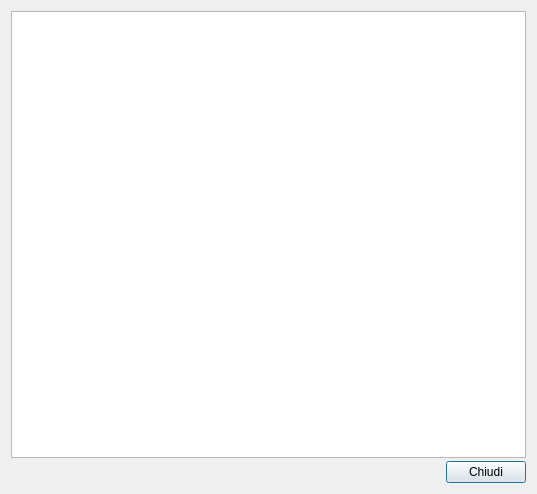
<?xml version="1.0" encoding="UTF-8"?>
<ui version="4.0">
 <class>PreviewArticolo</class>
 <widget class="QDialog" name="PreviewArticolo">
  <property name="geometry">
   <rect>
    <x>0</x>
    <y>0</y>
    <width>537</width>
    <height>494</height>
   </rect>
  </property>
  <property name="windowTitle">
   <string>Dialog</string>
  </property>
  <property name="windowIcon">
   <iconset>
    <normaloff>:/icons/icons/lescienze_20x20.xpm</normaloff>:/icons/icons/lescienze_20x20.xpm</iconset>
  </property>
  <layout class="QGridLayout" name="gridLayout">
   <property name="spacing">
    <number>3</number>
   </property>
   <item row="2" column="0" colspan="3">
    <widget class="QTextBrowser" name="Testo"/>
   </item>
   <item row="4" column="1" colspan="2">
    <widget class="QPushButton" name="Chiudi">
     <property name="text">
      <string>Chiudi</string>
     </property>
    </widget>
   </item>
   <item row="4" column="0">
    <spacer name="horizontalSpacer">
     <property name="orientation">
      <enum>Qt::Horizontal</enum>
     </property>
     <property name="sizeHint" stdset="0">
      <size>
       <width>40</width>
       <height>20</height>
      </size>
     </property>
    </spacer>
   </item>
  </layout>
 </widget>
 <resources/>
 <connections/>
</ui>
